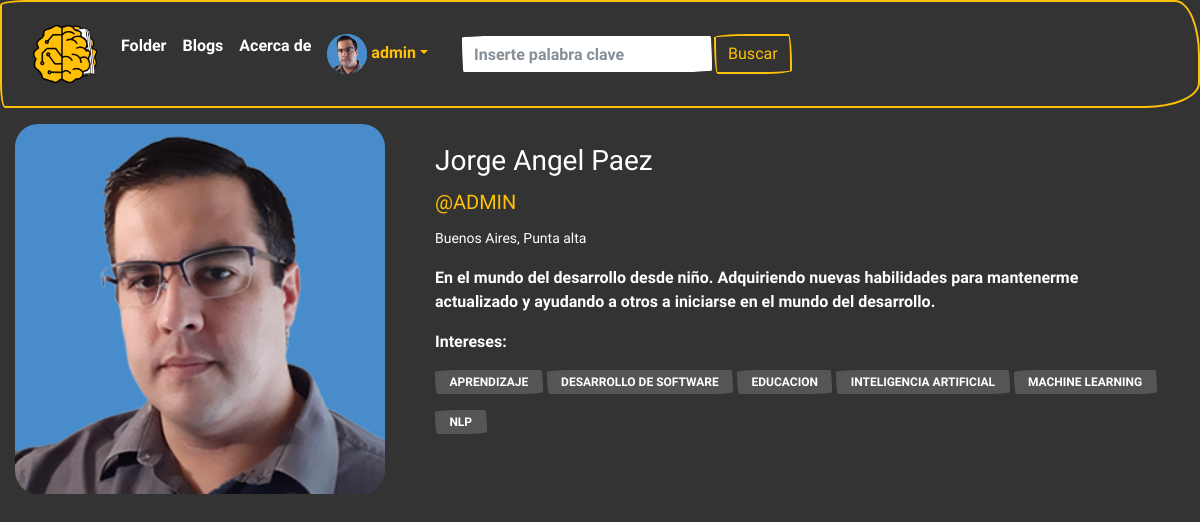
The page /accounts/mi_profile/ (signed in) on the database its author committed.
### accounts/models.py (models this page shows, shortened)
class Profile(models.Model):
    user = models.OneToOneField(
        User, on_delete=models.CASCADE, related_name='profile')
    image = models.ImageField(
        default='users/robot_avatar.png', upload_to='users/')
    location = models.CharField(max_length=100, null=True, blank=True)
    bio = models.TextField(max_length=300, null=True, blank=True)
    interests = models.ManyToManyField(
        Interest, verbose_name='Intereses')
    class Meta:
        verbose_name = 'Perfil'
        verbose_name_plural = 'Perfiles'
        ordering = ['-id']

class Interest(models.Model):
    name = models.CharField(max_length=80, unique=True, verbose_name='nombre')
    class Meta:
        verbose_name = 'Interes'
        verbose_name_plural = 'Intereses'
        ordering = ['name']

### accounts/views.py (the view)
# urls.py: path("mi_profile/", mi_profile, name="mi_profile")
@login_required
def mi_profile(request):
    user = request.user
    return render(request, 'user_profile.html', {'profile_user': user})

### templates/user_profile.html (shortened to what this page needs)
{% extends "base.html" %}
{% load crispy_forms_tags %}
{% load static %}
{% block contenido %}
<div class="container-fluid">
    {% if error1 %}
    <div class="alert alert-danger">
        <strong>El perfil solicitado no existe.</strong> <a class='btn btn-outline-primary m-2'
            href="{%url 'explore'%}">Explorar Folder</a>
    </div>
    {% else %}
    {% if request.user.is_authenticated %}
    <div class="row">
        <div class="col-md-4">
            <div class="card-img-top border-warning">
                <img src={{ profile_user.profile.image.url }} class="card-img" alt="...">
            </div>
        </div>
        <div class="col-md-8">
            <div class="card-body border-white">
                <h3 class="card-title text-white">{{ profile_user.first_name }} {{ profile_user.last_name }}</h3>
                <h5 class="card-title text-warning">@{{ profile_user.username | upper }}</h5>
                <small class="text-white"> {{ profile_user.profile.location }}</small>
                <p class="card-text mt-3 text-white">{{ profile_user.profile.bio }}</p>
                <strong class="card-text mt-3 text-white">Intereses:</strong> <br>
                {% for interest in profile_user.profile.interests.all %}
                <span class="badge bg-secondary  mt-3 text-white bg-black border-white">
                    {{ interest.name | upper}}</span>
                {% endfor %}
            </div>
        </div>
    </div>
    {% else %}
    <div class="alert alert-danger">
        <strong>Debes inicir sesion para poder acceder al perfil</strong> <a class='btn btn-outline-primary m-2'
            href="{%url 'user_login'%}">Iniciar sesion</a>
    </div>
    {% endif %}
    {% endif %}
</div>
{% endblock contenido %}

### templates/base.html (shortened to what this page needs)
<!DOCTYPE html>
<html lang="es">
<head>
    {% load static %}
    <link rel="stylesheet" href="https://cdn.jsdelivr.net/npm/bootswatch@4.5.2/dist/sketchy/bootstrap.min.css"
>
</head>
<body>
    <header>
        <nav class="navbar navbar-expand-lg navbar-dark bg-primary border-warning">
            <div class="container-fluid">
                <a class="navbar-brand" href="{%url 'explore'%}"><img style="width:4rem;margin:0px"
                        src="{%static 'img/aifolder.png'%}" alt="" srcset=""></a>
                <div class="collapse navbar-collapse" id="navbarColor01">
                    <ul class="navbar-nav me-auto">
                        <li class="nav-item">
                            <a class="nav-link" href="{%url 'explore'%}">Folder</a>
                        </li>
                        <li class="nav-item">
                            <a class="nav-link" href="{%url 'blog'%}">Blogs</a>
                        </li>
                        <li class="nav-item">
                            <a class="nav-link" href="{%url 'about'%}">Acerca de</a>
                        </li>
                        {% if user.is_authenticated %}
                        <li class="nav-item dropdown">
                            <a class="nav-link dropdown-toggle text-warning" data-bs-toggle="dropdown" href="#"
                                role="button" aria-haspopup="true" aria-expanded="false">
                                <img style="width:40px" class="bg-info rounded-circle" src="{{user.profile.image.url}}"
                                    alt="" srcset="">
                                {{user}}</a>
                        </li>
                        {% endif %}
                    </ul>
                    <form class="d-flex" action="{% url 'search' %}" method="GET">
                        <div class="form">
                            <div class="d-flex m-4">
                                <input type="text" class="form-control" id="claves" name="claves"
                                    placeholder="Inserte palabra clave" required><button
                                    class="btn btn-outline-warning text-secoundary my-2 my-sm-0" type="submit"
                                    class="btn btn-primary">Buscar</button>
                            </div>
                        </div>
                    </form>
                </div>
            </div>
        </nav>
    </header>
    <main>
        <div style="margin-top: 1rem">
            {% block contenido %}
            {% endblock contenido %}
        </div>
    </main>
</body>
</html>

### templates/base.html (style rules this page uses)
body { margin: 0px; border: 0px; padding: 0px; background: #333333; }

### rows shown on the page
Interest: name "APRENDIZAJE"
Interest: name "DESARROLLO DE SOFTWARE"
Interest: name "EDUCACION"
Interest: name "INTELIGENCIA ARTIFICIAL"
Interest: name "MACHINE LEARNING"
Interest: name "NLP"

### other values the page prints
{{ user }} "admin"
{{ profile_user.first_name }} "Jorge Angel"
{{ profile_user.last_name }} "Paez"
{{ profile_user.username | upper }} "ADMIN"
{{ profile_user.profile.location }} "Buenos Aires, Punta alta"
{{ profile_user.profile.bio }} "En el mundo del desarrollo desde niño. Adquiriendo nuevas habilidades para mantenerme actualizado y ayudando a otros a iniciarse en el mundo del desarrollo."
